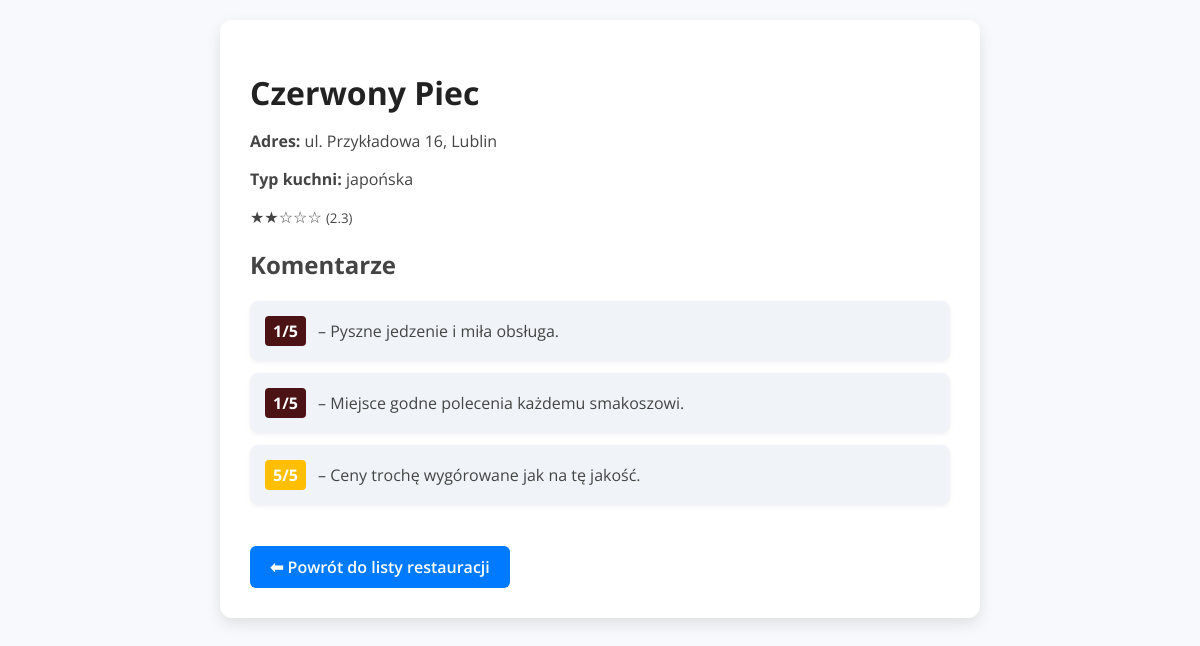
The app's page /restaurant/41/ with its own data.
### portal/models.py (models this page shows, shortened)
class Restaurant(models.Model):
    name = models.CharField(max_length=100)
    address = models.CharField(max_length=255)
    menu_type = models.CharField(max_length=100)
    city = models.CharField(max_length=100, blank=True)
    def average_rating(self):
        ratings = [c.rating for c in self.comments.all()]
        return round(sum(ratings) / len(ratings), 1) if ratings else 0.0
    def rating_stars(self):
        avg = self.average_rating()
        full = int(avg)
        half = 1 if avg - full >= 0.5 else 0
        empty = 5 - full - half
        return "★" * full + "⯨" * half + "☆" * empty
    @property
    def city(self):
        if ',' in self.address:
            return self.address.split(',')[-1].strip()

class Comment(models.Model):
    restaurant = models.ForeignKey(Restaurant, on_delete=models.CASCADE, related_name="comments")
    content = models.TextField(blank=True)
    rating = models.PositiveIntegerField()  # 1–5

### portal/views.py (the view)
# urls.py: path("restaurant/<int:pk>/", views.restaurant_detail, name="restaurant_detail"),
def restaurant_detail(request, pk):
    restaurant = get_object_or_404(Restaurant, pk=pk)
    comments = restaurant.comments.all()
    avg_rating = restaurant.average_rating()
    return render(request, "portal/restaurant_detail.html", {
        "restaurant": restaurant,
        "comments": comments,
        "avg_rating": avg_rating,
    })

### portal/templates/portal/restaurant_detail.html (shortened to what this page needs)
{% load static %}
<!DOCTYPE html>
<html lang="pl">
<head>
    <link rel="stylesheet" href="{% static 'css/style.css' %}">
</head>
<body>
    <div class="container">
        <h1>{{ restaurant.name }}</h1>
        <p><strong>Adres:</strong> {{ restaurant.address }}</p>
        <p><strong>Typ kuchni:</strong> {{ restaurant.menu_type }}</p>
        <div class="rating">
            {{ restaurant.rating_stars }} <small>({{ restaurant.average_rating }})</small>
        </div>
        <div class="comments">
            <h2>Komentarze</h2>
            <ul>
                {% for c in comments %}
                    <li>
                        {% if c.rating == 5 %}
                            <span class="comment-rating rating-5">{{ c.rating }}/5</span>
                        {% elif c.rating == 4 %}
                            <span class="comment-rating rating-4">{{ c.rating }}/5</span>
                        {% elif c.rating == 3 %}
                            <span class="comment-rating rating-3">{{ c.rating }}/5</span>
                        {% elif c.rating == 2 %}
                            <span class="comment-rating rating-2">{{ c.rating }}/5</span>
                        {% else %}
                            <span class="comment-rating rating-1">{{ c.rating }}/5</span>
                        {% endif %}
                        – {{ c.content|default:"Brak treści komentarza" }}
                    </li>
                {% empty %}
                    <li>Brak komentarzy.</li>
                {% endfor %}
            </ul>
        </div>
        <a href="{% url 'restaurant_list' %}" class="btn-back">⬅ Powrót do listy restauracji</a>
    </div>
</body>
</html>

### portal/static/css/style.css (style rules this page uses)
body { font-family: Arial, sans-serif; background-color: #f2f2f2; margin: 20px; }

### portal/templates/portal/restaurant_detail.html (style rules this page uses)
body { font-family: 'Open Sans', sans-serif; background-color: #f7f9fc; color: #444; margin: 20px; }
.container { max-width: 700px; background: white; padding: 30px; border-radius: 12px; box-shadow: 0 6px 15px rgba(0,0,0,0.1); margin: auto; }
h1 { color: #222; margin-bottom: 15px; }
.comments ul { padding: 0; list-style: none; }
.comments li { background: #f0f4f8; border-radius: 8px; padding: 15px; margin-bottom: 12px; box-shadow: 0 2px 5px rgba(0,0,0,0.05); }
.comment-rating { font-weight: bold; padding: 4px 8px; border-radius: 4px; margin-right: 8px; display: inline-block; }
.rating-5 { background: #ffbf00; color: white; }
.rating-1 { background: #4b1313; color: white; }
.btn-back { display: inline-block; margin-top: 25px; padding: 10px 20px; background-color: #007bff; color: white; border-radius: 6px; text-decoration: none; font-weight: 600; transition: background-color 0.3s ease; }

### records on screen
Restaurant: name "Czerwony Piec", address "ul. Przykładowa 16, Lublin", menu_type "japońska", rating_stars "★★☆☆☆", average_rating "2.3"
Comment: rating "1", content "Pyszne jedzenie i miła obsługa."
Comment: rating "1", content "Miejsce godne polecenia każdemu smakoszowi."
Comment: rating "5", content "Ceny trochę wygórowane jak na tę jakość."
